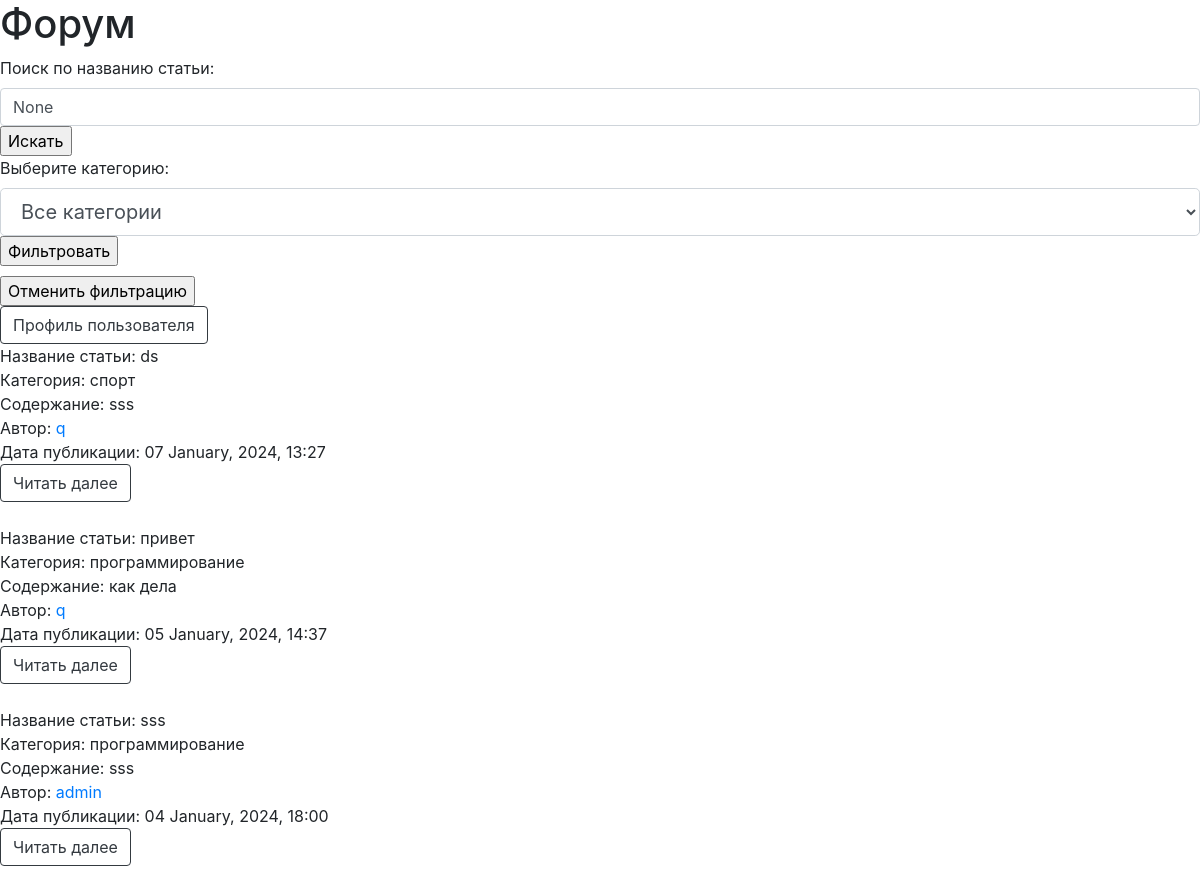
Before: / with the older database file.
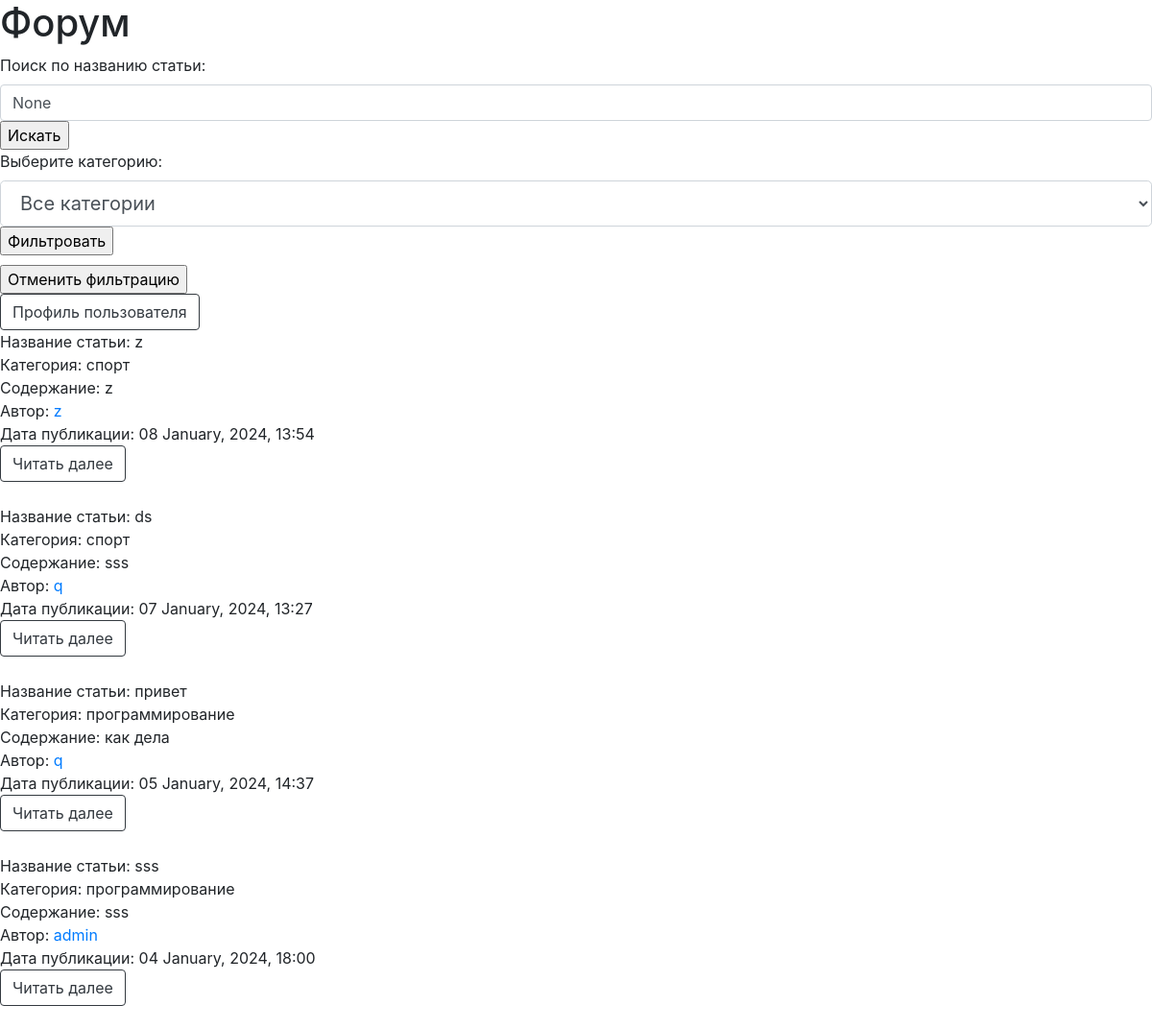
After: the same page with the newer database file.
### models.py (models this page shows)
class Base(DeclarativeBase):
    id: Mapped[int_pk]
    created_at: Mapped[datetime] = Column(DateTime, default=utcnow)

class Article(Base):
    __tablename__ = 'articles'
    name_of_article: Mapped[str]
    category: Mapped[str]
    text_of_article: Mapped[str]
    user_id: Mapped[int] = mapped_column(ForeignKey('users.id'))
    user: Mapped['User'] = relationship(back_populates='articles')
    images: Mapped[list['Image']] = relationship(
        back_populates='article',
        cascade='all'
    )

class User(Base, UserMixin):
    __tablename__ = 'users'
    username: Mapped[str]
    avatar: Mapped[Optional[str]] = Column(String)
    email: Mapped[str]
    password: Mapped[str]
    articles: Mapped[list['Article']] = relationship(
        back_populates='user',
        cascade='all'
    )

### app.py (the view)
@app.route('/', methods=['GET'])
def main_page():
    session = SessionFactory()
    category_filter = request.args.get('category', None)
    search_query = request.args.get('search', None)
    if category_filter:
        articles = upload_articles_by_category(session, category_filter)
    elif search_query:
        articles = upload_articles_by_search(session, search_query)
    else:
        articles = upload_articles_and_categories(session)
    categories = session.query(Article.category).distinct().all()
    return render_template('forum/main_page.html', articles=articles, categories=categories,
                           selected_category=category_filter, search_query=search_query)

### views/main_page/main_page_view.py (called while the page is built)
def upload_articles_and_categories(session):
    articles = session.query(Article).order_by(desc(Article.created_at)).all()
    return articles

### templates/forum/main_page.html (shortened to what this page needs)
<!DOCTYPE html>
<html lang="en">
<head>
    <link rel="stylesheet" href="https://stackpath.bootstrapcdn.com/bootstrap/4.3.1/css/bootstrap.min.css">
</head>
<body>
<h1>Форум</h1>
<form action="/" method="get">
    <label for="search">Поиск по названию статьи:</label>
    <input type="text" id="search" class="form-control" name="search" placeholder="Введите название статьи" value="{{ search_query }}">
    <input type="submit" value="Искать">
</form>
<form action="/" method="get">
    <label for="category">Выберите категорию:</label>
    <select id="category" class="form-control form-control-lg" name="category">
        <option value="" disabled selected>Все категории</option>
    </select>
    <input type="submit" value="Фильтровать">
</form>
<form action="/" method="get" style="margin-top: 10px;">
    <input type="submit" value="Отменить фильтрацию">
</form>
<div>
    <button onclick="window.location.href='{{ url_for('your_profile_page') }}';" type="button" class="btn btn-outline-dark">Профиль пользователя</button>
</div>
{% for article in articles %}
    <div>Название статьи: {{ article.name_of_article }}</div>
    <duv>Категория: {{ article.category }}</duv>
    <div>Содержание: {{ article.text_of_article }}</div>
    <div>Автор: <a href="{{ url_for('user_profile_page', id=article.user.id) }}">{{ article.user.username }}</a></div>
    <div>Дата публикации: {{ article.created_at.strftime('%d %B, %Y, %H:%M') }}</div>
    <div>
    <button onclick="window.location.href='{{ url_for('article_details_page', article_id=article.id) }}';" type="button" class="btn btn-outline-dark">Читать далее</button>
    </div>
    <br>
{% endfor %}
</body>
</html>

Changed rows visible on the page:
added Article: name_of_article "z", category "спорт", text_of_article "z", user.username "z", created_at "08 January, 2024, 13:54"
